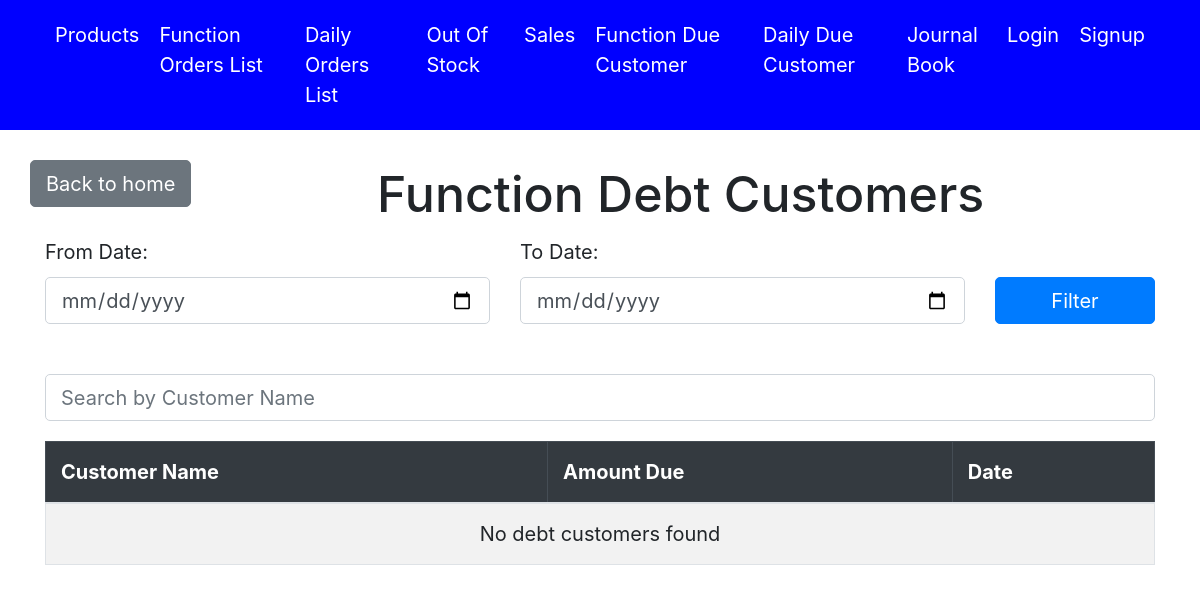
Before: /debt/function/customers/ with the older database file.
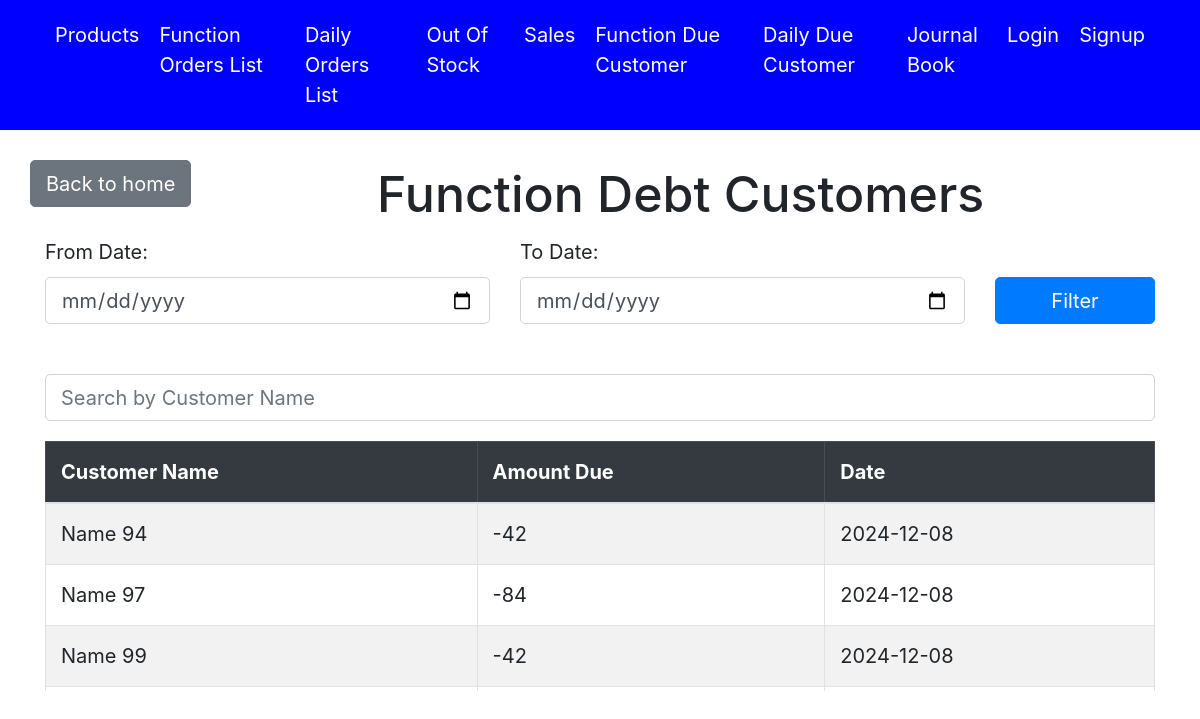
After: the same page with the newer database file.
### accounts/models.py (models this page shows, shortened)
class Orders(models.Model):
    name = models.CharField(max_length=255)
    date = models.DateField(default=timezone.now)
    is_function = models.BooleanField(default=True)

### accounts/views.py (the view)
# urls.py: path('debt/function/customers/', views.function_debt_customer_list, name='function_debt_customer_list'),
def function_debt_customer_list(request):
    from_date_str  = request.GET.get('from_date')
    to_date_str  = request.GET.get('to_date')
    debt_cust = get_orders_with_pending_balance(request,is_function = True)
    formatted_debt_cust = []
    for row in debt_cust:
        date = row[2]
        debt_customer_data = {
            'order_id': row[0],
            'pending_amount': int(row[1]),
            'date': date,
            'name': row[3],
        }
        formatted_debt_cust.append(debt_customer_data)
    from_date = datetime.strptime(from_date_str, '%Y-%m-%d').date() if from_date_str else None
    to_date = datetime.strptime(to_date_str , '%Y-%m-%d').date() if to_date_str  else None
    if from_date:
        formatted_debt_cust = [
            customer for customer in formatted_debt_cust if customer['date'] >= from_date
        ]
    if to_date:
        formatted_debt_cust = [
            customer for customer in formatted_debt_cust if customer['date'] <= to_date
        ]
    today = datetime.today().date()
    formatted_debt_cust.sort(key=lambda x: (x['date'] != today, x['date']), reverse=True)
    context = {
        'debt_customers': formatted_debt_cust,  # List of dicts for easy template access
        'from_date': from_date_str,
        'to_date': to_date_str,
    }
    return render(request, 'list_debt_customers.html', context)

### accounts/views.py (called while the page is built)
def get_orders_with_pending_balance(obj,is_function=True):
  with connection.cursor() as cursor:
    cursor.execute("""
      SELECT e.*, f.date, f.name
FROM (
    SELECT c.orders_id, IFNULL(d.paid_amount, 0) - c.order_amount AS pending_amount
    FROM (
        SELECT a.orders_id, SUM(a.quantity * b.Bulk_price) AS order_amount
        FROM accounts_orderitems a
        JOIN accounts_product b ON a.product_id = b.id
        GROUP BY a.orders_id
    ) c
    LEFT JOIN (
        SELECT order_id_id, SUM(amount) AS paid_amount
        FROM accounts_payment
        GROUP BY order_id_id
    ) d ON c.orders_id = d.order_id_id
) e
JOIN accounts_orders f ON e.orders_id = f.id
WHERE e.pending_amount < 0
AND f.is_function = %s;
    """, [is_function])
    rows = cursor.fetchall()
    return rows

### accounts/templates/list_debt_customers.html (shortened to what this page needs)
{% extends 'base.html' %}
{% block content %}
<head>
</head>
<body>
    <div class="row align-items-center mt-4">
        <div class="text-center mb-4">
            <a href="{% url 'home' %}" class="btn btn-secondary">Back to home</a>
        </div>
        <div class="col text-center">
            <h1>Function Debt Customers</h1>
        </div>
    </div>
    <form method="get" class="mb-4">
        <div class="row">
            <div class="col-md-5 mb-3">
                <label for="from_date" class="form-label">From Date:</label>
                <input type="date" name="from_date" class="form-control" id="from_date" value="{{ request.GET.from_date }}">
            </div>
            <div class="col-md-5 mb-3">
                <label for="to_date" class="form-label">To Date:</label>
                <input type="date" name="to_date" class="form-control" id="to_date" value="{{ request.GET.to_date }}">
            </div>
            <div class="col-md-2 mb-3 d-flex align-items-end">
                <button type="submit" class="btn btn-primary w-100">Filter</button>
            </div>
        </div>
    </form>
    <div class="search-bar">
        <input type="text" id="searchCustomer" class="form-control" placeholder="Search by Customer Name" onkeyup="searchCustomers()">
    </div>
    <div class="table-wrapper">
        <div class="table-responsive">
            <table class="table table-bordered table-striped">
                <thead class="table-dark">
                    <tr>
                        <th>Customer Name</th>
                        <th>Amount Due</th>
                        <th>Date</th>
                    </tr>
                </thead>
                <tbody id="customerTable">
                    {% for debt_customer in debt_customers %}
                        <tr class="customer-row">
                            <td>{{ debt_customer.name }}</td>
                            <td>{{ debt_customer.pending_amount }}</td>
                            <td>{{ debt_customer.date|date:"Y-m-d" }}</td>
                        </tr>
                    {% empty %}
                        <tr>
                            <td colspan="3" class="text-center">No debt customers found</td>
                        </tr>
                    {% endfor %}
                </tbody>
            </table>
        </div>
    </div>
</body>
{% endblock %}

Changed rows visible on the page:
added Orders: name "Name 94", pending_amount "-42", date "2024-12-08"
added Orders: name "Name 97", pending_amount "-84", date "2024-12-08"
added Orders: name "Name 99", pending_amount "-42", date "2024-12-08"
Other visible differences:
text no longer shown: "No debt customers found"
